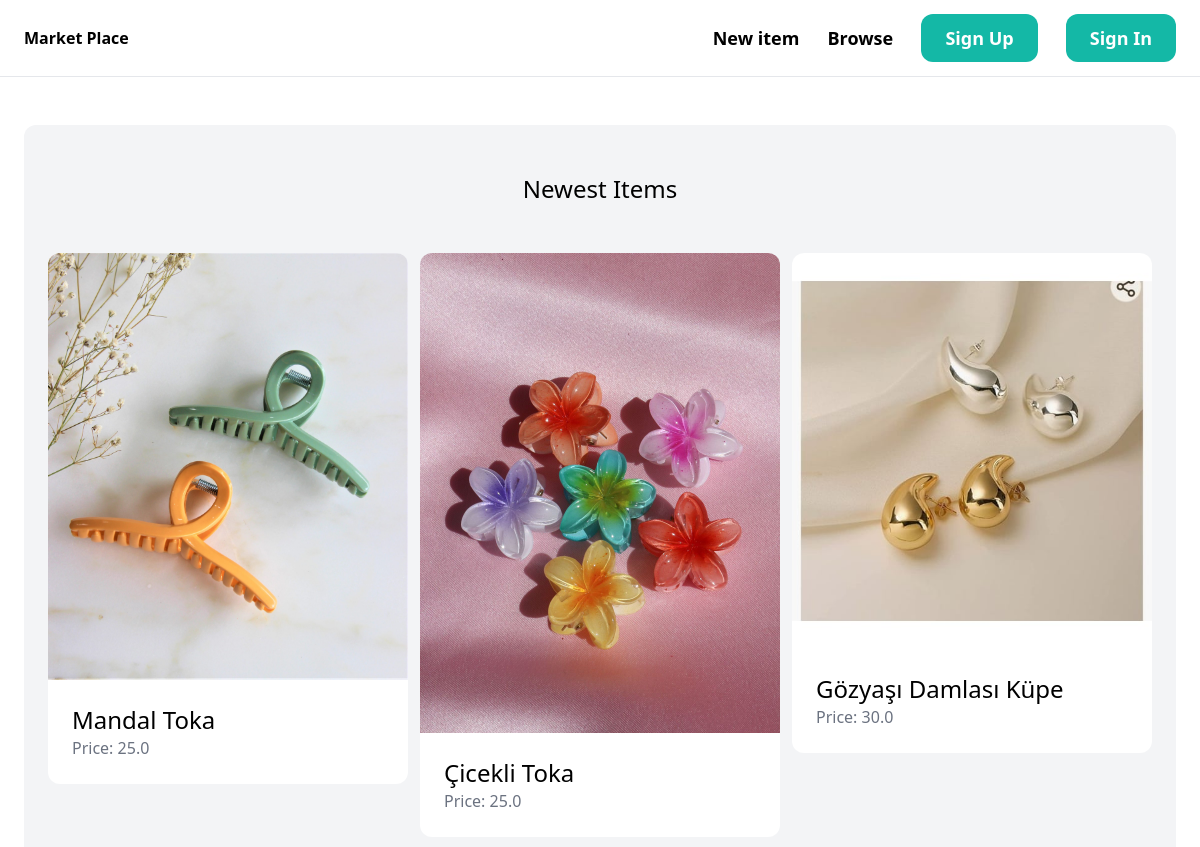
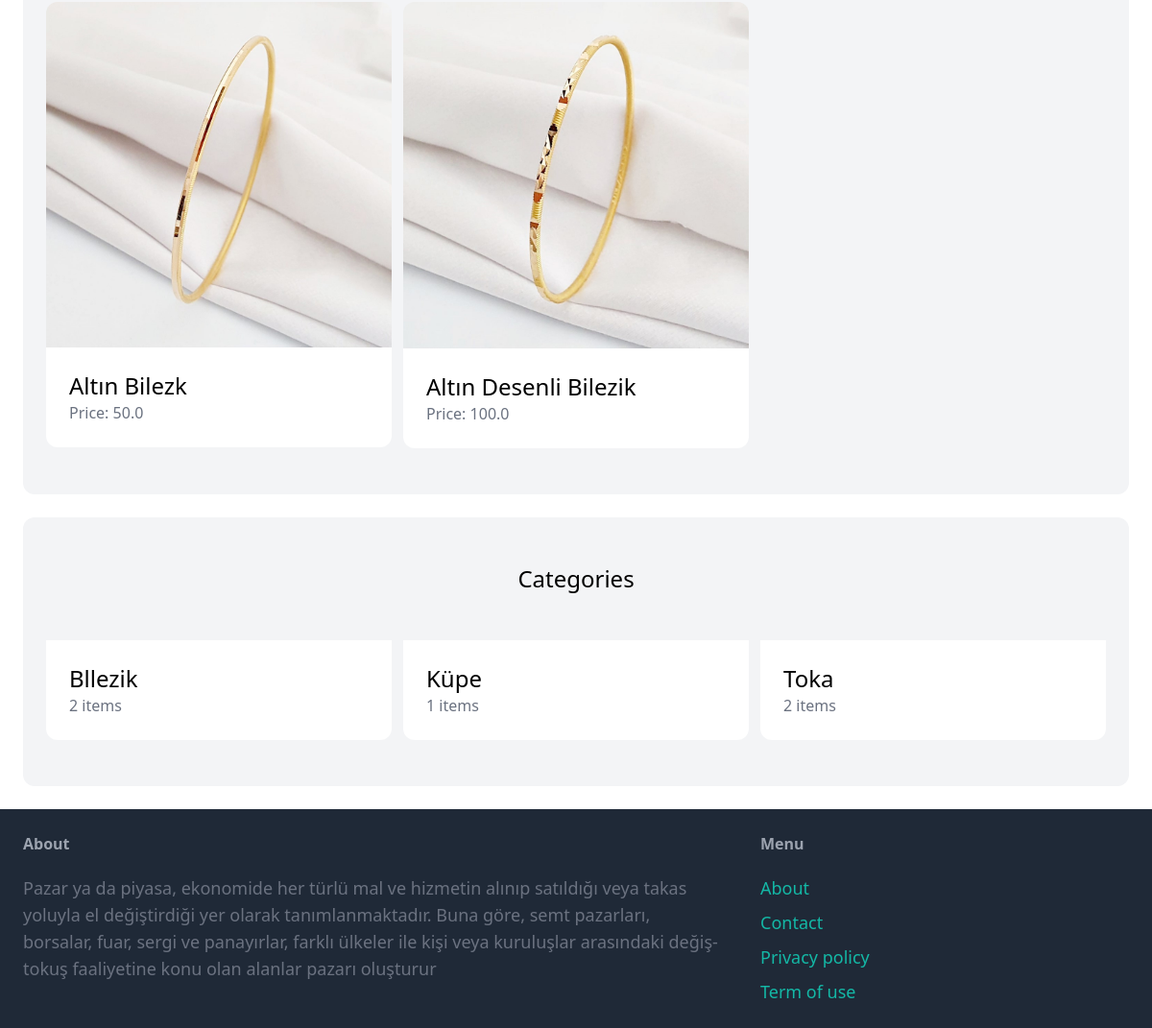
The page / on the database its author committed (2 pictures, top to bottom).
### item/models.py (models this page shows, shortened)
class Item(models.Model):
    category = models.ForeignKey(Category, related_name='items', on_delete=models.CASCADE)
    name = models.CharField(max_length=255)
    description = models.TextField(blank=True, null=True)
    price = models.FloatField()
    image = models.ImageField(upload_to='item_images', blank=True, null=True)
    is_sold = models.BooleanField(default=False)
    created_by = models.ForeignKey(User, related_name='items', on_delete=models.CASCADE)
    created_at = models.DateTimeField(auto_now_add=True)

class Category(models.Model):
    name = models.CharField(max_length=255)
    class Meta:
        ordering = ('name',)
        verbose_name_plural = 'Categories'

### marketplace/views.py (the view)
# urls.py: path("", views.dashboard, name='index')
def index(request):
    items = Item.objects.filter(is_sold = False)[0:6]
    categories = Category.objects.all()
    context = {
        'categories': categories,
        'items': items,
    }
    return render(request, 'marketplace/index.html', context)

### templates/marketplace/index.html (shortened to what this page needs)
{% extends 'marketplace/base.html' %}
{% block content %}
<div class="mt-6 px-6 py-12 bg-gray-100 rounded-xl ">
    <h2 class="mb-12 text-2xl text-center"> Newest Items</h2>
    <div class="grid grid-cols-3 gap-3">
        {% for item in items %}
        <div>
            <a href="{% url 'item:detail' item.id %}">
                <div>
                    <img src="{{ item.image.url }}" class="rounded-t-xl">
                </div>
            <div class="p-6 bg-white rounded-b-xl">
                <h2 class="text-2xl">{{ item.name }}</h2>
                <p class="text-gray-500"> Price: {{ item.price }}</p>
            </div>
                </a>
        </div>
        {% endfor %}
    </div>
</div>
 <div class="mt-6 px-6 py-12 bg-gray-100 rounded-xl ">
     <h2 class="mb-12 text-2xl text-center" > Categories </h2>
     <div class="grid grid-cols-3 gap-3">
         {% for category in categories %}
            <div>
                <a href="#">
                    <div class="p-6 bg-white rounded-b-xl">
                    <h2 class="text-2xl">{{ category.name }}</h2>
                    <p class="text-gray-500"> {{ category.items.count }} items</p>
                </div>
                </a>
            </div>
        {% endfor %}
     </div>
</div>
{% endblock %}

### rows shown on the page
Item: image (picture), name "Mandal Toka", price "25.0"
Item: image (picture), name "Çicekli Toka", price "25.0"
Item: image (picture), name "Gözyaşı Damlası Küpe", price "30.0"
Item: image (picture), name "Altın Bilezk", price "50.0"
Item: image (picture), name "Altın Desenli Bilezik", price "100.0"
Category: name "Bllezik", items.count "2"
Category: name "Küpe", items.count "1"
Category: name "Toka", items.count "2"
